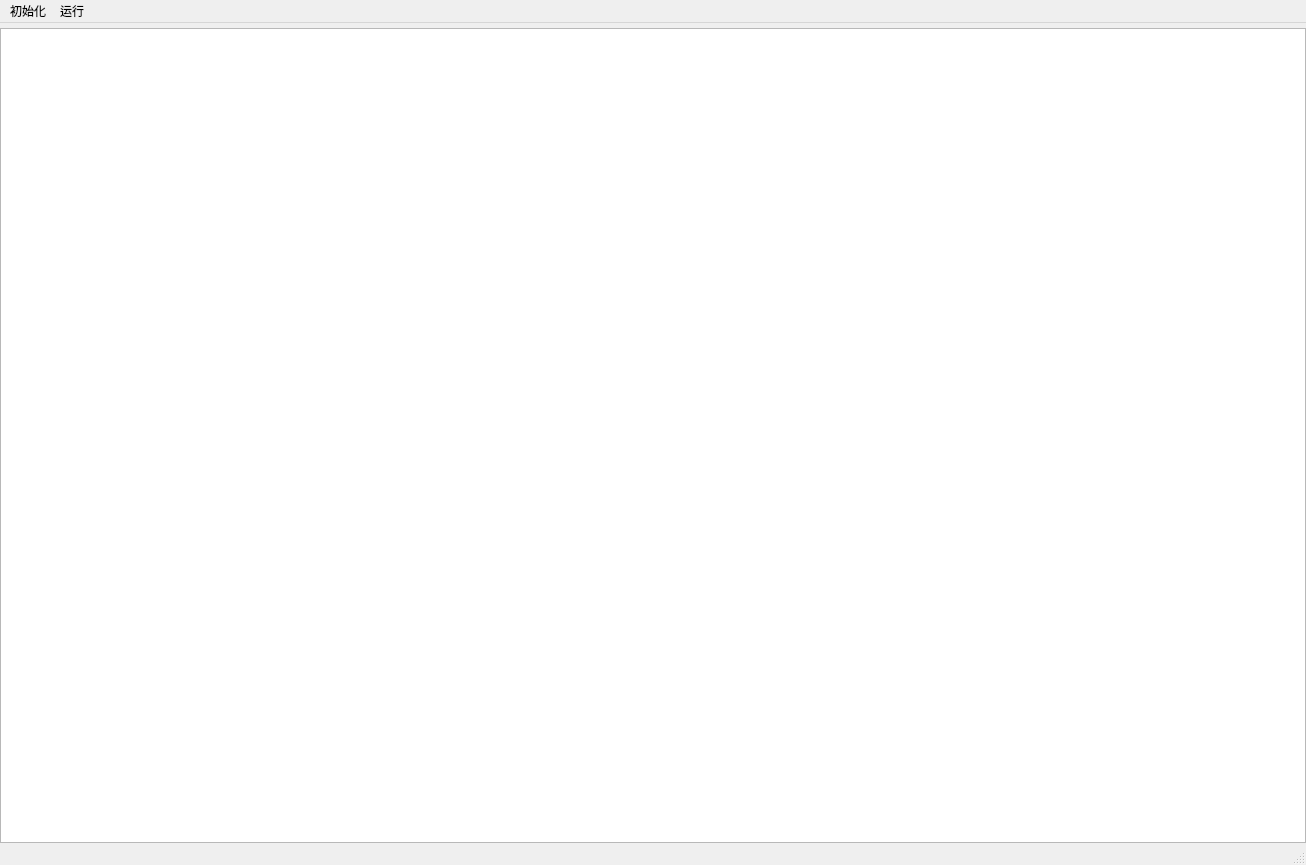
<?xml version="1.0" encoding="UTF-8"?>
<ui version="4.0">
 <class>MainWindow</class>
 <widget class="QMainWindow" name="MainWindow">
  <property name="geometry">
   <rect>
    <x>0</x>
    <y>0</y>
    <width>1306</width>
    <height>865</height>
   </rect>
  </property>
  <property name="windowTitle">
   <string>MainWindow</string>
  </property>
  <widget class="QWidget" name="centralwidget">
   <property name="enabled">
    <bool>true</bool>
   </property>
   <property name="sizePolicy">
    <sizepolicy hsizetype="Expanding" vsizetype="Expanding">
     <horstretch>0</horstretch>
     <verstretch>0</verstretch>
    </sizepolicy>
   </property>
   <property name="autoFillBackground">
    <bool>false</bool>
   </property>
   <layout class="QHBoxLayout" name="horizontalLayout_2">
    <property name="spacing">
     <number>0</number>
    </property>
    <property name="leftMargin">
     <number>0</number>
    </property>
    <property name="topMargin">
     <number>5</number>
    </property>
    <property name="rightMargin">
     <number>0</number>
    </property>
    <property name="bottomMargin">
     <number>0</number>
    </property>
    <item>
     <widget class="QGraphicsView" name="graphicsView"/>
    </item>
   </layout>
  </widget>
  <widget class="QMenuBar" name="menubar">
   <property name="geometry">
    <rect>
     <x>0</x>
     <y>0</y>
     <width>1306</width>
     <height>26</height>
    </rect>
   </property>
   <widget class="QMenu" name="init">
    <property name="title">
     <string>初始化</string>
    </property>
   </widget>
   <widget class="QMenu" name="start">
    <property name="title">
     <string>运行</string>
    </property>
   </widget>
   <addaction name="init"/>
   <addaction name="start"/>
  </widget>
  <widget class="QStatusBar" name="statusbar"/>
 </widget>
 <resources/>
 <connections/>
</ui>
